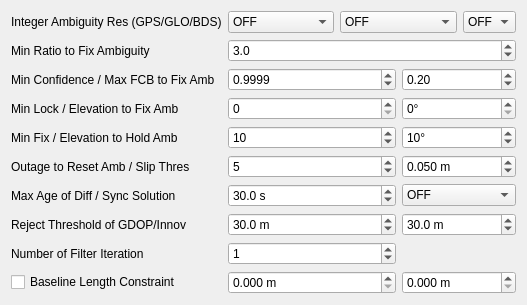
     <widget class="QWidget" name="TabSheet2">
      <property name="toolTip">
       <string/>
      </property>
      <attribute name="title">
       <string>Setting&amp;2</string>
      </attribute>
      <layout class="QGridLayout" name="gridLayout_2">
       <item row="2" column="1" colspan="4">
        <widget class="QDoubleSpinBox" name="ValidThresAR">
         <property name="decimals">
          <number>1</number>
         </property>
         <property name="value">
          <double>3.000000000000000</double>
         </property>
        </widget>
       </item>
       <item row="4" column="1" colspan="2">
        <widget class="QDoubleSpinBox" name="ThresAR2">
         <property name="decimals">
          <number>4</number>
         </property>
         <property name="value">
          <double>0.999900000000000</double>
         </property>
        </widget>
       </item>
       <item row="16" column="1" colspan="2">
        <widget class="QSpinBox" name="NumIter">
         <property name="value">
          <number>1</number>
         </property>
        </widget>
       </item>
       <item row="4" column="3" colspan="2">
        <widget class="QDoubleSpinBox" name="ThresAR3">
         <property name="value">
          <double>0.200000000000000</double>
         </property>
        </widget>
       </item>
       <item row="17" column="3" colspan="2">
        <widget class="QDoubleSpinBox" name="BaselineSig">
         <property name="suffix">
          <string> m</string>
         </property>
         <property name="decimals">
          <number>3</number>
         </property>
         <property name="maximum">
          <double>1000000.000000000000000</double>
         </property>
        </widget>
       </item>
       <item row="17" column="1" colspan="2">
        <widget class="QDoubleSpinBox" name="BaselineLen">
         <property name="suffix">
          <string> m</string>
         </property>
         <property name="decimals">
          <number>3</number>
         </property>
         <property name="maximum">
          <double>1000000.000000000000000</double>
         </property>
        </widget>
       </item>
       <item row="6" column="1" colspan="2">
        <widget class="QSpinBox" name="LockCntFixAmb">
         <property name="maximum">
          <number>10000</number>
         </property>
        </widget>
       </item>
       <item row="6" column="3" colspan="2">
        <widget class="QDoubleSpinBox" name="ElMaskAR">
         <property name="suffix">
          <string>°</string>
         </property>
         <property name="decimals">
          <number>0</number>
         </property>
         <property name="maximum">
          <double>90.000000000000000</double>
         </property>
        </widget>
       </item>
       <item row="8" column="1" colspan="2">
        <widget class="QSpinBox" name="FixCntHoldAmb">
         <property name="maximum">
          <number>100000</number>
         </property>
         <property name="value">
          <number>10</number>
         </property>
        </widget>
       </item>
       <item row="8" column="3" colspan="2">
        <widget class="QDoubleSpinBox" name="ElMaskHold">
         <property name="suffix">
          <string>°</string>
         </property>
         <property name="decimals">
          <number>0</number>
         </property>
         <property name="maximum">
          <double>90.000000000000000</double>
         </property>
         <property name="value">
          <double>10.000000000000000</double>
         </property>
        </widget>
       </item>
       <item row="12" column="1" colspan="2">
        <widget class="QDoubleSpinBox" name="MaxAgeDiff">
         <property name="suffix">
          <string> s</string>
         </property>
         <property name="decimals">
          <number>1</number>
         </property>
         <property name="maximum">
          <double>3600.000000000000000</double>
         </property>
         <property name="value">
          <double>30.000000000000000</double>
         </property>
        </widget>
       </item>
       <item row="0" column="0">
        <widget class="QLabel" name="Label25">
         <property name="enabled">
          <bool>true</bool>
         </property>
         <property name="toolTip">
          <string/>
         </property>
         <property name="text">
          <string>Integer Ambiguity Res (GPS/GLO/BDS)</string>
         </property>
        </widget>
       </item>
       <item row="0" column="1">
        <widget class="QComboBox" name="AmbRes">
         <property name="enabled">
          <bool>true</bool>
         </property>
         <property name="toolTip">
          <string/>
         </property>
         <item>
          <property name="text">
           <string>OFF</string>
          </property>
         </item>
         <item>
          <property name="text">
           <string>Continuous</string>
          </property>
         </item>
         <item>
          <property name="text">
           <string>Instantaneous</string>
          </property>
         </item>
         <item>
          <property name="text">
           <string>Fix and Hold</string>
          </property>
         </item>
        </widget>
       </item>
       <item row="0" column="2" colspan="2">
        <widget class="QComboBox" name="GloAmbRes">
         <property name="enabled">
          <bool>true</bool>
         </property>
         <property name="toolTip">
          <string/>
         </property>
         <item>
          <property name="text">
           <string>OFF</string>
          </property>
         </item>
         <item>
          <property name="text">
           <string>ON</string>
          </property>
         </item>
         <item>
          <property name="text">
           <string>Auto Calibration</string>
          </property>
         </item>
        </widget>
       </item>
       <item row="0" column="4">
        <widget class="QComboBox" name="BdsAmbRes">
         <property name="enabled">
          <bool>true</bool>
         </property>
         <property name="toolTip">
          <string/>
         </property>
         <item>
          <property name="text">
           <string>OFF</string>
          </property>
         </item>
         <item>
          <property name="text">
           <string>ON</string>
          </property>
         </item>
        </widget>
       </item>
       <item row="2" column="0">
        <widget class="QLabel" name="Label24">
         <property name="enabled">
          <bool>true</bool>
         </property>
         <property name="toolTip">
          <string/>
         </property>
         <property name="text">
          <string>Min Ratio to Fix Ambiguity</string>
         </property>
        </widget>
       </item>
       <item row="4" column="0">
        <widget class="QLabel" name="Label12">
         <property name="enabled">
          <bool>true</bool>
         </property>
         <property name="toolTip">
          <string/>
         </property>
         <property name="text">
          <string>Min Confidence / Max FCB to Fix Amb</string>
         </property>
        </widget>
       </item>
       <item row="6" column="0">
        <widget class="QLabel" name="Label13">
         <property name="enabled">
          <bool>true</bool>
         </property>
         <property name="toolTip">
          <string/>
         </property>
         <property name="text">
          <string>Min Lock / Elevation to Fix Amb</string>
         </property>
        </widget>
       </item>
       <item row="10" column="1" colspan="2">
        <widget class="QSpinBox" name="OutCntResetAmb">
         <property name="maximum">
          <number>1000</number>
         </property>
         <property name="value">
          <number>5</number>
         </property>
        </widget>
       </item>
       <item row="8" column="0">
        <widget class="QLabel" name="LabelHold">
         <property name="enabled">
          <bool>true</bool>
         </property>
         <property name="toolTip">
          <string/>
         </property>
         <property name="text">
          <string>Min Fix / Elevation to Hold Amb</string>
         </property>
        </widget>
       </item>
       <item row="10" column="0">
        <widget class="QLabel" name="Label22">
         <property name="enabled">
          <bool>true</bool>
         </property>
         <property name="toolTip">
          <string/>
         </property>
         <property name="text">
          <string>Outage to Reset Amb / Slip Thres</string>
         </property>
        </widget>
       </item>
       <item row="12" column="0">
        <widget class="QLabel" name="Label14">
         <property name="enabled">
          <bool>true</bool>
         </property>
         <property name="toolTip">
          <string/>
         </property>
         <property name="text">
          <string>Max Age of Diff / Sync Solution</string>
         </property>
        </widget>
       </item>
       <item row="12" column="3" colspan="2">
        <widget class="QComboBox" name="SyncSol">
         <property name="enabled">
          <bool>true</bool>
         </property>
         <property name="toolTip">
          <string/>
         </property>
         <item>
          <property name="text">
           <string>OFF</string>
          </property>
         </item>
         <item>
          <property name="text">
           <string>ON</string>
          </property>
         </item>
        </widget>
       </item>
       <item row="14" column="0">
        <widget class="QLabel" name="Label11">
         <property name="enabled">
          <bool>true</bool>
         </property>
         <property name="toolTip">
          <string/>
         </property>
         <property name="text">
          <string>Reject Threshold of GDOP/Innov</string>
         </property>
        </widget>
       </item>
       <item row="16" column="0">
        <widget class="QLabel" name="Label37">
         <property name="enabled">
          <bool>true</bool>
         </property>
         <property name="toolTip">
          <string/>
         </property>
         <property name="text">
          <string>Number of Filter Iteration</string>
         </property>
        </widget>
       </item>
       <item row="17" column="0">
        <widget class="QCheckBox" name="BaselineConst">
         <property name="toolTip">
          <string/>
         </property>
         <property name="text">
          <string>Baseline Length Constraint</string>
         </property>
         <property name="checked">
          <bool>false</bool>
         </property>
        </widget>
       </item>
       <item row="14" column="1" colspan="2">
        <widget class="QDoubleSpinBox" name="RejectCode">
         <property name="suffix">
          <string> m</string>
         </property>
         <property name="decimals">
          <number>1</number>
         </property>
         <property name="value">
          <double>30.000000000000000</double>
         </property>
        </widget>
       </item>
       <item row="14" column="3" colspan="2">
        <widget class="QDoubleSpinBox" name="RejectPhase">
         <property name="suffix">
          <string> m</string>
         </property>
         <property name="decimals">
          <number>1</number>
         </property>
         <property name="value">
          <double>30.000000000000000</double>
         </property>
        </widget>
       </item>
       <item row="10" column="3" colspan="2">
        <widget class="QDoubleSpinBox" name="SlipThres">
         <property name="suffix">
          <string> m</string>
         </property>
         <property name="decimals">
          <number>3</number>
         </property>
         <property name="value">
          <double>0.050000000000000</double>
         </property>
        </widget>
       </item>
      </layout>
     </widget>
